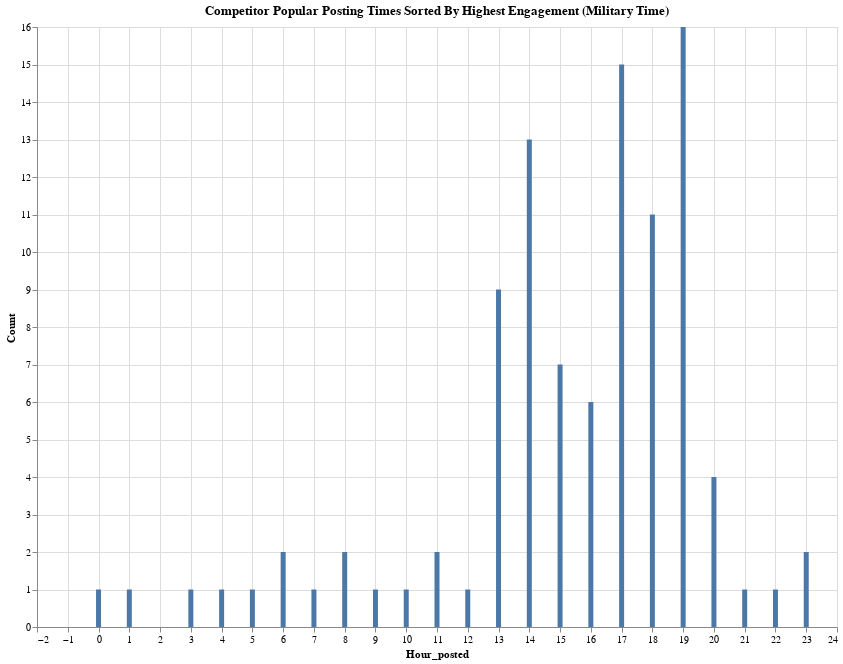

Here is the notebook cell this chart was saved with:
### Code cell
alt.Chart(top_eng_videos_per_hour).mark_bar().encode(
    x='Hour_posted',
    y=alt.Y('size', title = "Count")
).properties(
        height=600,
        width=800,
        title='Competitor Popular Posting Times Sorted By Highest Engagement (Military Time)'
)

### Figure 1 — Vega-Lite specification as saved in the notebook (floating-point values rounded to 4 significant figures)
{"config": {"view": {"continuousWidth": 400, "continuousHeight": 300}}, "data": {"name": "data-360b3d5d613ac4b85afcc5f7400511df"}, "mark": "bar", "encoding": {"x": {"type": "quantitative", "field": "Hour_posted"}, "y": {"type": "quantitative", "field": "size", "title": "Count"}}, "height": 600, "title": "Competitor Popular Posting Times Sorted By Highest Engagement (Military Time)", "width": 800, "$schema": "https://vega.github.io/schema/vega-lite/v4.8.1.json", "datasets": {"data-360b3d5d613ac4b85afcc5f7400511df": [{"Hour_posted": 19, "size": 16}, {"Hour_posted": 17, "size": 15}, {"Hour_posted": 14, "size": 13}, {"Hour_posted": 18, "size": 11}, {"Hour_posted": 13, "size": 9}, {"Hour_posted": 15, "size": 7}, {"Hour_posted": 16, "size": 6}, {"Hour_posted": 20, "size": 4}, {"Hour_posted": 23, "size": 2}, {"Hour_posted": 6, "size": 2}, {"Hour_posted": 8, "size": 2}, {"Hour_posted": 11, "size": 2}, {"Hour_posted": 22, "size": 1}, {"Hour_posted": 21, "size": 1}, {"Hour_posted": 0, "size": 1}, {"Hour_posted": 1, "size": 1}, {"Hour_posted": 10, "size": 1}, {"Hour_posted": 9, "size": 1}, {"Hour_posted": 7, "size": 1}, {"Hour_posted": 5, "size": 1}, {"Hour_posted": 4, "size": 1}, {"Hour_posted": 3, "size": 1}, {"Hour_posted": 12, "size": 1}]}}
